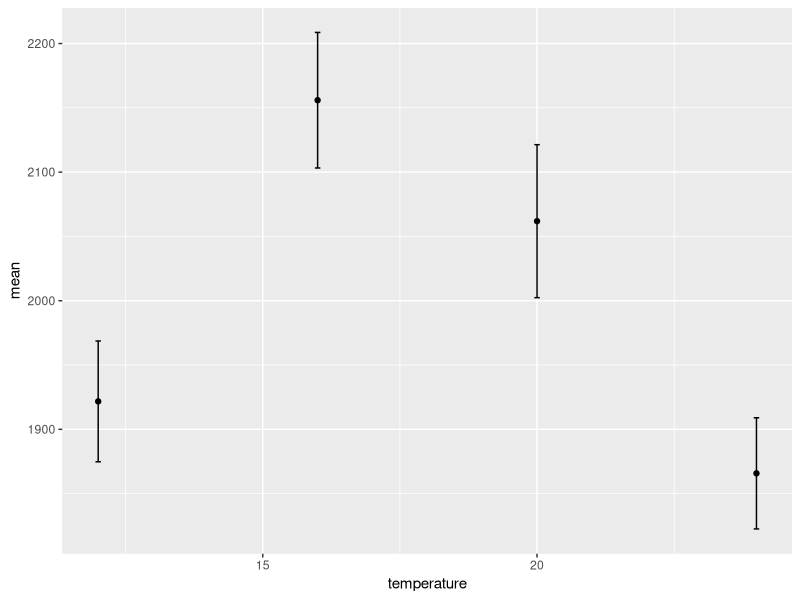

Recreate this plot in R.
#### Daph TSR lengths



# load packages -----------------------------------------------------------

library(tidyverse)
library(stringr)
library(lubridate)
library(plotrix)

# read in data ------------------------------------------------------------

lengths_raw <- read_csv("data-raw/daph-tsr-lengths.csv")

lengths <- lengths_raw %>% 
	mutate(date = mdy(date))

lengths %>% 
	filter(version == 2) %>%
	filter(temperature > 10) %>% 
	mutate(length = as.numeric(length)) %>% 
	filter(length > 1000) %>%
	group_by(temperature) %>% 
	summarise_each(funs(mean, std.error), length) %>% 
	ggplot(aes(x = temperature, y = mean)) + geom_point() +
	geom_errorbar(aes(ymin = mean - std.error, ymax = mean + std.error), width = 0.1)
